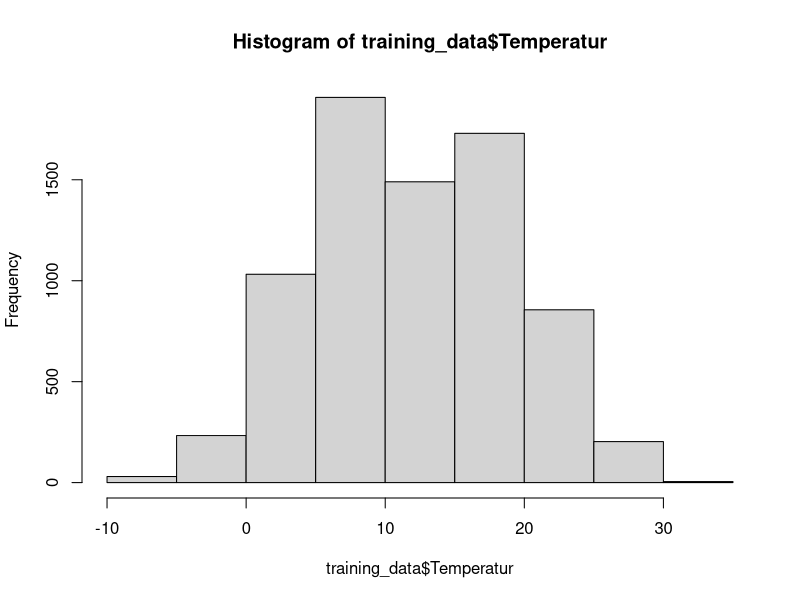

Write R code to recreate this figure. (Note: this script raises an error after producing the figure.)
## ---- chunk 1
# import libraries
library("readr")
library("dplyr")

# load csv-file with all data
data <- read_csv("../0_DataPreparation/data.csv")

# sort data by Datum
data_sorted <- data %>% arrange(Datum)
head(data_sorted)

# delete unnecessary rows without Umsatz-data, which starts at 2013-07-01
data_sorted_filter <- data_sorted %>%
  filter(Datum >= as.Date('2013-07-01'))

# divide data into training and validation set
training_data <- data_sorted_filter %>% filter(Datum <= "2017-07-31")
validation_data <- data_sorted_filter %>% filter(Datum >= "2017-08-01" & Datum <= "2018-07-31")
test_data2 <- data_sorted_filter %>% filter(Datum >= "2018-08-01")

# check new data sets
head(training_data)
head(validation_data)
## ---- chunk 2
#creating temperature bins labeled as 'Low', 'Medium', and 'High' 
# show distribution of data
hist(training_data$Temperatur)
# Define bin edges
bin_edges <- c(-Inf, 10, 20, Inf)

# Create bin labels
bin_labels <- c('Low', 'Medium', 'High')


# Use cut to assign values to bins
training_data$Temperature_Bin <- cut(training_data$Temperatur, breaks = bin_edges, labels = bin_labels, include.lowest = TRUE)

# Print the updated dataframe
print(training_data)
# model 1
mod_N <- lm(Umsatz ~ as.factor(Warengruppe) + as.factor(Temperature_Bin)+ as.factor(Wochenende), training_data)
summary(mod_N)
## ---- chunk 3
#creating another variable named season 
#
library(dplyr)
install.packages("lubridate")
library(lubridate)

training_data <- training_data %>%
  mutate(season = ifelse(month(Datum) %in% c(3, 4, 5), "Spring",
                         ifelse(month(Datum) %in% c(6, 7, 8), "Summer",
                                ifelse(month(Datum) %in% c(9, 10, 11), "Fall", "Winter"))))

# Print the updated dataframe
print(training_data)
mod_N <- lm(Umsatz ~ as.factor(Warengruppe) + as.factor(Temperature_Bin)+ as.factor(Wochenende)+season+ KielerWoche + Schulferien, training_data)
summary(mod_N)
#Adjusted R-squared:  0.7359 
